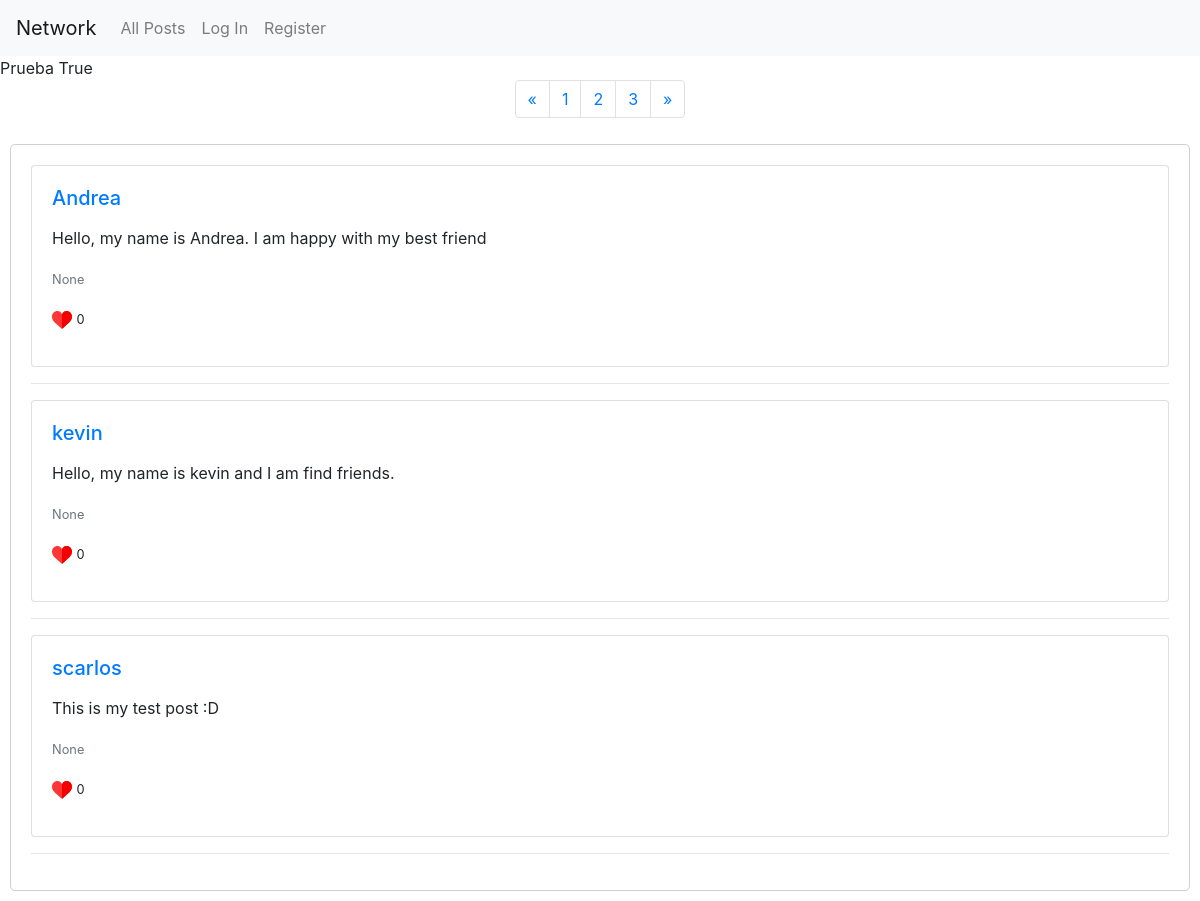
Screenshot of /?page=2 with the database file from the repository.
### network/models.py (models this page shows)
class Post(models.Model):
    user = models.ForeignKey(User, on_delete = models.CASCADE, related_name="post_create") #if user is deleted, auction will be deleted
    date = models.DateTimeField(auto_now_add=True, null=True, blank=True)
    text = models.CharField(max_length=255, null=True)
    likes = models.IntegerField(default=None, null=True, blank=True)

class User(AbstractUser):
    pass

### network/views.py (the view)
# urls.py: path("", views.index, name="index"),
def index(request):
    posts = Post.objects.all().order_by('-date')
    paginator = Paginator(posts,3)
    page = request.GET.get('page')
    all_posts = paginator.get_page(page)
    return render(request, "network/index.html", { "posts":all_posts})

### network/templates/network/index.html (shortened to what this page needs)
{% extends "network/layout.html" %}
{% load static %}
{% block body %}
<div>
    Prueba  {{posts.has_previous}}
</div>
<div class=" row align-items-center justify-content-center ">
    <nav aria-label="Page navigation example ">
        <ul class="pagination">
            <li class="page-item">
                {%if posts.has_previous%}
                <a class="page-link" href="?page={{posts.previous_page_number}}" aria-label="Previous">
                    <span aria-hidden="true">&laquo;</span>
                </a>
                {%endif%}
            </li>
            {% for num in posts.paginator.page_range %}
            <li class="page-item"><a class="page-link" href="?page={{num}}">
                {{num}}
            </a></li>
            {% endfor %}
            <li class="page-item">
                {%if posts.has_next%}
                <a class="page-link" href="?page={{posts.next_page_number}}" aria-label="Next">
                    <span aria-hidden="true">&raquo;</span>
                </a>
                {%endif%}
            </li>
        </ul>
    </nav>
</div>
<div class="box-cont">
    {% for post in posts %}
    <div class="card">
        <div class="card-body">
            <h5 class="card-title"> <a href="/profile/{{post.user.id}}" style="text-decoration: none;">
                    {{post.user.username}} </a> </h5>
            <p class="card-text">{{post.text}}</p>
            <p class="card-text"><small class="text-muted">{{post.date}}</small></p>
            <p> <img src="{% static 'images/like.svg' %}" height="20px" width="20px"> <small>{{post.likes}}</small></p>
        </div>
    </div>
    <hr>
    {% endfor %}
</div>
{% endblock %}

### network/static/network/styles.css (style rules this page uses)
.box-cont { display: block; flex-wrap: wrap; border: 1px solid rgb(207, 207, 207); border-radius: 5px; flex-direction: column ; margin: 10px; padding: 20px; }

### rows the page displays
Post: user.username "Andrea", text "Hello, my name is Andrea. I am happy with my best friend", date "None", likes "0"
Post: user.username "kevin", text "Hello, my name is kevin and I am find friends.", date "None", likes "0"
Post: user.username "scarlos", text "This is my test post :D", date "None", likes "0"

### other values shown
{{ posts.has_previous }} "True"
{{ num }} "1" "2" "3"
